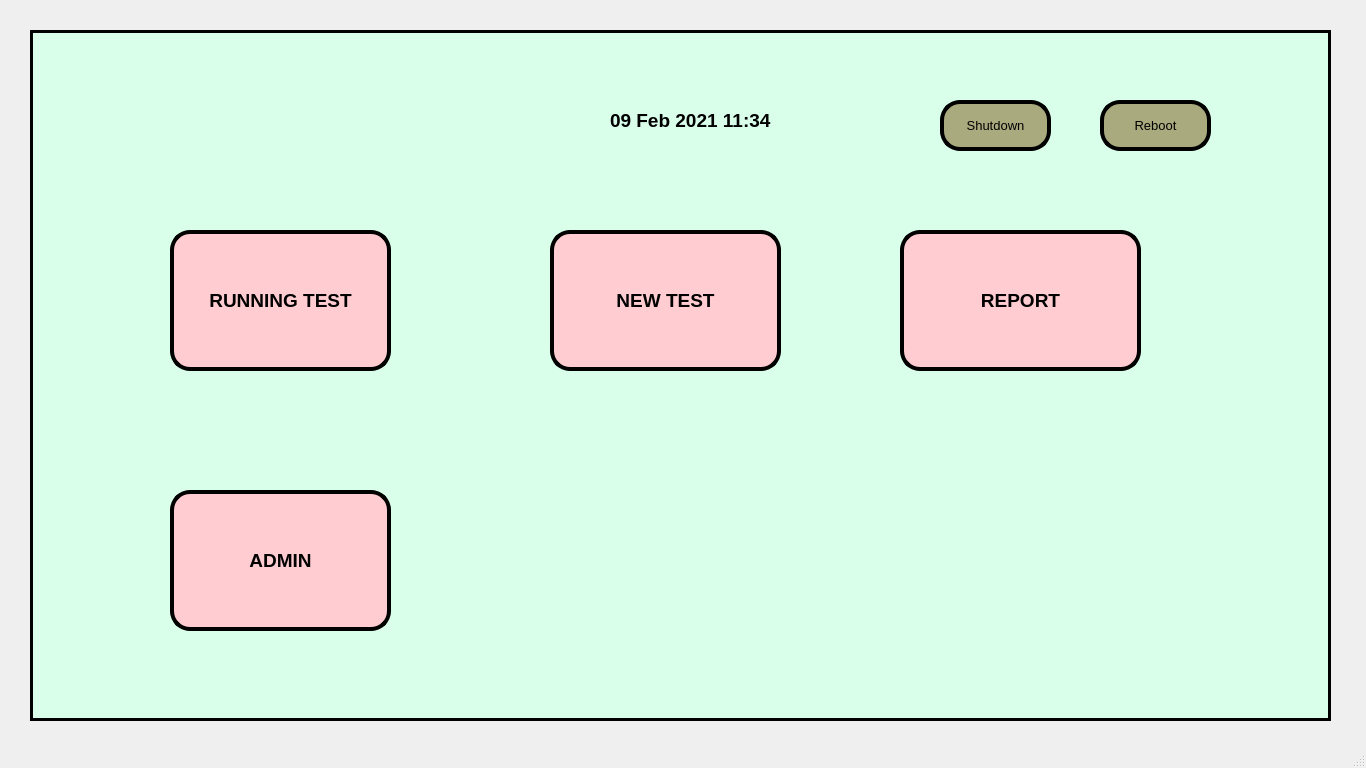
<?xml version="1.0" encoding="UTF-8"?>
<ui version="4.0">
 <class>MainWindow</class>
 <widget class="QMainWindow" name="MainWindow">
  <property name="geometry">
   <rect>
    <x>0</x>
    <y>0</y>
    <width>1366</width>
    <height>768</height>
   </rect>
  </property>
  <property name="windowTitle">
   <string>MainWindow</string>
  </property>
  <widget class="QWidget" name="centralwidget">
   <widget class="QFrame" name="frame">
    <property name="geometry">
     <rect>
      <x>30</x>
      <y>30</y>
      <width>1301</width>
      <height>691</height>
     </rect>
    </property>
    <property name="styleSheet">
     <string notr="true">background-color: rgb(217, 255, 235);</string>
    </property>
    <property name="frameShape">
     <enum>QFrame::Box</enum>
    </property>
    <property name="frameShadow">
     <enum>QFrame::Plain</enum>
    </property>
    <property name="lineWidth">
     <number>3</number>
    </property>
    <widget class="QPushButton" name="pushButton">
     <property name="geometry">
      <rect>
       <x>520</x>
       <y>200</y>
       <width>231</width>
       <height>141</height>
      </rect>
     </property>
     <property name="font">
      <font>
       <family>Arial</family>
       <pointsize>14</pointsize>
       <weight>75</weight>
       <bold>true</bold>
      </font>
     </property>
     <property name="styleSheet">
      <string notr="true">background-color: rgb(255, 205, 209);
border-radius:20px;
border-color: rgb(0, 0, 0);
border-style:outset;
border-width:4px;</string>
     </property>
     <property name="text">
      <string>NEW TEST</string>
     </property>
    </widget>
    <widget class="QPushButton" name="pushButton_3">
     <property name="geometry">
      <rect>
       <x>140</x>
       <y>200</y>
       <width>221</width>
       <height>141</height>
      </rect>
     </property>
     <property name="font">
      <font>
       <family>Arial</family>
       <pointsize>14</pointsize>
       <weight>75</weight>
       <bold>true</bold>
      </font>
     </property>
     <property name="styleSheet">
      <string notr="true">background-color: rgb(255, 205, 209);
border-radius:20px;
border-color: rgb(0, 0, 0);
border-style:outset;
border-width:4px;</string>
     </property>
     <property name="text">
      <string>RUNNING TEST</string>
     </property>
    </widget>
    <widget class="QLabel" name="label">
     <property name="geometry">
      <rect>
       <x>580</x>
       <y>70</y>
       <width>211</width>
       <height>41</height>
      </rect>
     </property>
     <property name="font">
      <font>
       <family>Arial</family>
       <pointsize>14</pointsize>
       <weight>75</weight>
       <bold>true</bold>
      </font>
     </property>
     <property name="text">
      <string>09 Feb 2021 11:34</string>
     </property>
    </widget>
    <widget class="QPushButton" name="pushButton_5">
     <property name="geometry">
      <rect>
       <x>870</x>
       <y>200</y>
       <width>241</width>
       <height>141</height>
      </rect>
     </property>
     <property name="font">
      <font>
       <family>Arial</family>
       <pointsize>14</pointsize>
       <weight>75</weight>
       <bold>true</bold>
      </font>
     </property>
     <property name="styleSheet">
      <string notr="true">background-color: rgb(255, 205, 209);
border-radius:20px;
border-color: rgb(0, 0, 0);
border-style:outset;
border-width:4px;</string>
     </property>
     <property name="text">
      <string>REPORT</string>
     </property>
    </widget>
    <widget class="QPushButton" name="pushButton_8">
     <property name="geometry">
      <rect>
       <x>140</x>
       <y>460</y>
       <width>221</width>
       <height>141</height>
      </rect>
     </property>
     <property name="font">
      <font>
       <family>Arial</family>
       <pointsize>14</pointsize>
       <weight>75</weight>
       <bold>true</bold>
      </font>
     </property>
     <property name="styleSheet">
      <string notr="true">background-color: rgb(255, 205, 209);
border-radius:20px;
border-color: rgb(0, 0, 0);
border-style:outset;
border-width:4px;</string>
     </property>
     <property name="text">
      <string>ADMIN</string>
     </property>
    </widget>
    <widget class="QPushButton" name="pushButton_2">
     <property name="geometry">
      <rect>
       <x>110</x>
       <y>40</y>
       <width>341</width>
       <height>101</height>
      </rect>
     </property>
     <property name="text">
      <string/>
     </property>
     <property name="icon">
      <iconset>
       <normaloff>../images/logo.jpg</normaloff>../images/logo.jpg</iconset>
     </property>
     <property name="iconSize">
      <size>
       <width>300</width>
       <height>500</height>
      </size>
     </property>
     <property name="flat">
      <bool>true</bool>
     </property>
    </widget>
    <widget class="QPushButton" name="pushButton_6">
     <property name="geometry">
      <rect>
       <x>910</x>
       <y>70</y>
       <width>111</width>
       <height>51</height>
      </rect>
     </property>
     <property name="font">
      <font>
       <family>Arial</family>
       <pointsize>10</pointsize>
       <weight>50</weight>
       <bold>false</bold>
      </font>
     </property>
     <property name="styleSheet">
      <string notr="true">background-color: rgb(170, 170, 127);
border-radius:20px;
border-color: rgb(0, 0, 0);
border-style:outset;
border-width:4px;</string>
     </property>
     <property name="text">
      <string>Shutdown</string>
     </property>
    </widget>
    <widget class="QPushButton" name="pushButton_7">
     <property name="geometry">
      <rect>
       <x>1070</x>
       <y>70</y>
       <width>111</width>
       <height>51</height>
      </rect>
     </property>
     <property name="font">
      <font>
       <family>Arial</family>
       <pointsize>10</pointsize>
       <weight>50</weight>
       <bold>false</bold>
      </font>
     </property>
     <property name="styleSheet">
      <string notr="true">background-color: rgb(170, 170, 127);
border-radius:20px;
border-color: rgb(0, 0, 0);
border-style:outset;
border-width:4px;</string>
     </property>
     <property name="text">
      <string>Reboot</string>
     </property>
    </widget>
   </widget>
  </widget>
  <widget class="QMenuBar" name="menubar">
   <property name="geometry">
    <rect>
     <x>0</x>
     <y>0</y>
     <width>1366</width>
     <height>21</height>
    </rect>
   </property>
  </widget>
  <widget class="QStatusBar" name="statusbar"/>
 </widget>
 <resources/>
 <connections/>
</ui>
